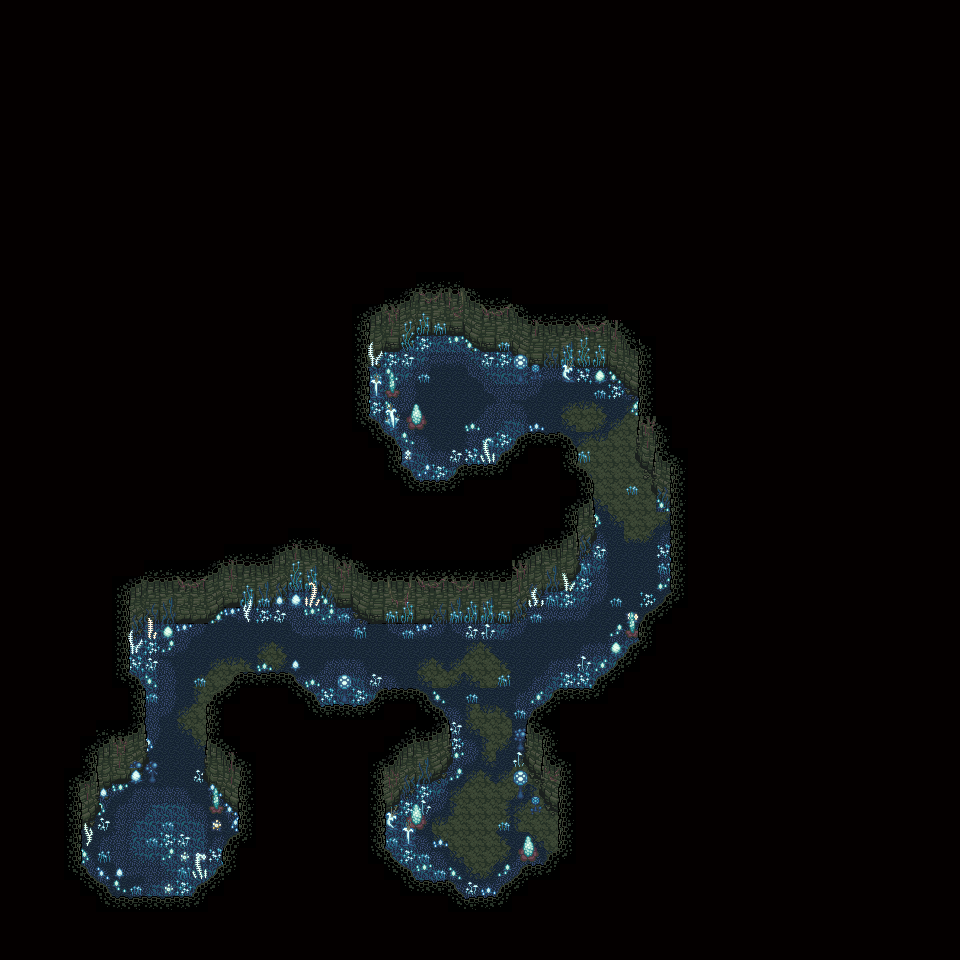

Below is a game level as drawn by its tile map, then a one-line description and the .tmx that defines it (tile-layer data replaced by summaries):
An orthogonal 60x60 tile map with 16x16 px tiles, 6 tile layers (Artificial Lower Chip, Natural Lower Chip, Natural Walls, Natural Upper Chip, ...), 2 hidden layers not drawn, 2 tilesets and 10 objects (8x Event, warper, item).

<map version="1.0" orientation="orthogonal" renderorder="right-down" width="60" height="60" tilewidth="16" tileheight="16" nextobjectid="107">
 <properties>
  <property name="bgm" value="obsolete" />
  <property name="radio" value="You may have to travel outside the base to reach the collider's enclosure. You're very close!" />
 </properties>
 <tileset firstgid="1" source="../tilesets/natural.tsx" />
 <tileset firstgid="481" source="../tilesets/artificial.tsx" />
 <layer name="Artificial Lower Chip" width="60" height="60">
  <properties>
   <property name="z" value="0.0" />
  </properties>
  <data>[3600 cells, 3600 non-empty, 45 distinct tile ids]</data>
 </layer>
 <layer name="Natural Lower Chip" width="60" height="60">
  <properties>
   <property name="alt" value="true" />
   <property name="z" value="0.0" />
  </properties>
  <data>[3600 cells, 3600 non-empty, 29 distinct tile ids]</data>
 </layer>
 <layer name="Natural Walls" width="60" height="60">
  <properties>
   <property name="alt" value="true" />
   <property name="z" value=".1" />
  </properties>
  <data>[3600 cells, 409 non-empty, 48 distinct tile ids]</data>
 </layer>
 <layer name="Artificial Upper Chip" width="60" height="60" visible="0">
  <properties>
   <property name="z" value=".5" />
  </properties>
  <data>[3600 cells, 65 non-empty, 38 distinct tile ids]</data>
 </layer>
 <layer name="Natural Upper Chip" width="60" height="60">
  <properties>
   <property name="alt" value="true" />
   <property name="z" value=".5" />
  </properties>
  <data>[3600 cells, 193 non-empty, 54 distinct tile ids]</data>
 </layer>
 <layer name="Natural Wall Sidings" width="60" height="60">
  <properties>
   <property name="alt" value="true" />
   <property name="z" value=".2" />
  </properties>
  <data>[3600 cells, 119 non-empty, 22 distinct tile ids]</data>
 </layer>
 <objectgroup name="Object Layer">
  <properties>
   <property name="z" value=".5" />
  </properties>
  <object id="92" name="Warper" type="warper" x="116" y="848" width="16" height="16">
   <properties>
    <property name="appearance" value="anim_warper" />
    <property name="movable" value="" />
    <property name="period" value=".6" />
    <property name="radius1" value="80" />
    <property name="radius2" value="82" />
   </properties>
  </object>
  <object id="93" name="tele" type="Event" x="528" y="176" width="16" height="48">
   <properties>
    <property name="onCollide" value="teleport('sector3/3c.tmx', 4, 24)" />
   </properties>
  </object>
  <object id="94" name="arrow" type="Event" x="528" y="160" width="16" height="16">
   <properties>
    <property name="appearance" value="4dir_arrow" />
    <property name="face" value="EAST" />
   </properties>
  </object>
  <object id="95" name="arrow" type="Event" x="528" y="176" width="16" height="16">
   <properties>
    <property name="appearance" value="4dir_arrow" />
    <property name="face" value="EAST" />
   </properties>
  </object>
  <object id="98" name="arrow" type="Event" x="128" y="928" width="16" height="16">
   <properties>
    <property name="appearance" value="4dir_arrow" />
    <property name="face" value="SOUTH" />
   </properties>
  </object>
  <object id="99" name="arrow" type="Event" x="144" y="928" width="16" height="16">
   <properties>
    <property name="appearance" value="4dir_arrow" />
    <property name="face" value="SOUTH" />
   </properties>
  </object>
  <object id="100" name="tele" type="Event" x="128" y="928" width="32" height="16">
   <properties>
    <property name="onCollide" value="teleport('sector3/4b.tmx', 23, 11)" />
   </properties>
  </object>
  <object id="101" name="tele" type="Event" x="128" y="928" width="32" height="16">
   <properties>
    <property name="onCollide" value="teleport('sector3/4b.tmx', 22, 11)" />
   </properties>
  </object>
  <object id="104" name="Guide Notes" type="item" x="480" y="880" width="16" height="16">
   <properties>
    <property name="key" value="item_guide" />
   </properties>
  </object>
  <object id="106" name="Trigger" type="Event" x="64" y="736" width="160" height="16">
   <properties>
    <property name="hide" value="return getSwitch('welldone')" />
    <property name="onCollide" value="speak('Well done. I didn\'t even need to help you. Now bridge this gap, you\'re almost to the collider.'); sceneSwitch('welldone', true)" />
   </properties>
  </object>
 </objectgroup>
 <layer name="Artificial Overhead Chip" width="60" height="60" visible="0">
  <properties>
   <property name="z" value="1.5" />
  </properties>
  <data>[3600 cells, 8 non-empty, 1 distinct tile ids]</data>
 </layer>
 <layer name="Natural Overhead Chip" width="60" height="60">
  <properties>
   <property name="alt" value="true" />
   <property name="z" value="1.5" />
  </properties>
  <data>[3600 cells, 30 non-empty, 18 distinct tile ids]</data>
 </layer>
</map>
